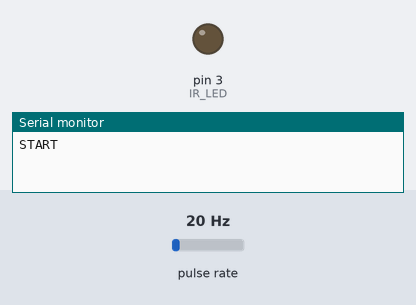
Simulated run of this sketch. Board: Arduino Uno, built with avr-gcc and run on an emulated ATmega328P. On the bench: output pins drawn as LEDs (lit = HIGH), the last lines printed to the serial monitor. Wiring (inferred from the names in the program): pulse sensor: data pin 2. The test bench sets the inputs (shaded band); at power-on: pulse rate 20 Hz.

Above: at 0.5 s.
At 4.5 s:
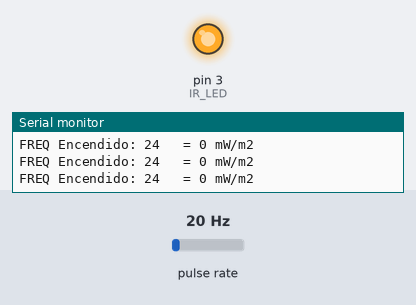
Timing chart, 0 to 18.7 s (numbered marks = the images above):
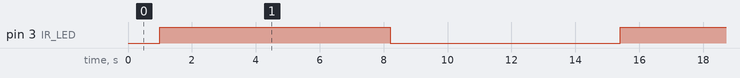

Measured:
- by itself, pin 3 (IR_LED): alternates HIGH for 7.2 s and LOW for 7.2 s

The sketch:

prueba2.ino
```cpp
#define TSL_FREQ  2
#define IR_LED    3

volatile unsigned long cnt = 0;
unsigned long oldcnt = 0;
unsigned long t = 0;
unsigned long last;
boolean flag = true;
int contador = 0;
float suma = 0;
long low = 1000000, high = 0;
float mediaEncendido = 0, mediaApagado = 0;
unsigned long MediaTotal = 0,NTU = 0;
float NTU_final = 0, MediaTotal_final=0;

#define n_muestras 6


void irq1()
{
  cnt++;
}

///////////////////////////////////////////////////////////////////
//
// SETUP
//
void setup()
{
  Serial.begin(115200);
  Serial.println("START");
  pinMode(TSL_FREQ, INPUT);
  pinMode(IR_LED, OUTPUT);
  attachInterrupt(0, irq1, RISING);
}

///////////////////////////////////////////////////////////////////
//
// MAIN LOOP
//
void loop()
{

  //Medidas con el LED encendido
  if ((millis() - last >= 1000)&flag==true)
  {
    digitalWrite(IR_LED, HIGH); //Encender el LED
    delay(200);
    last = millis();
    t = cnt;
    unsigned long hz = t - oldcnt; //Calculo del numero de muestras en 1 seg
    Serial.print("FREQ Encendido: ");
    Serial.print(hz);
    Serial.print("\t = ");
    Serial.print((hz+50)/100);
    Serial.println(" mW/m2");
    if(hz > high){
        high = hz;
      }
     if(hz < low){
        low = hz;
     }
    oldcnt = t;
    suma += hz;
    contador++;
    if (contador==n_muestras){
      suma -= (low +high);
      mediaEncendido = ((suma/(contador-2))+50)/100; //Conversion a potencia y media
      flag = false;
      Serial.print("Media Encendido: ");
      Serial.print(mediaEncendido);
      Serial.println(" mW/m2");
      contador = 0;
      suma = 0;
      low = 1000000;
      high = 0;
    }
    //Medidas con el LED apagado
  }else if((millis() - last >= 1000)&(flag==false)){
    digitalWrite(IR_LED, LOW); //Apagar el LED
    delay(200);
    last = millis();
    t = cnt;
    unsigned long hz = t - oldcnt; //Calculo del numero de muestras en 1 seg
    Serial.print("FREQ Apagado: ");
    Serial.print(hz);
    Serial.print("\t = ");
    Serial.print((hz+50)/100);
    Serial.println(" mW/m2");
    if(hz > high){
        high = hz;
      }
      if(hz < low){
        low = hz;
      }
    suma += hz;
    oldcnt = t;
    contador++;
    if (contador==n_muestras){
      suma -= (low +high);
      mediaApagado = ((suma/(contador-2))+50)/100; //Conversion a potencia y media
      flag = true;
      Serial.print("Media Apagado: ");
      Serial.print(mediaApagado);  // +50 == rounding last digit
      Serial.println(" mW/m2");
      contador=0;
      suma=0;
      low = 1000000;
      high = 0;
      MediaTotal = mediaEncendido-mediaApagado;
      MediaTotal_final = MediaTotal*10000;
      //Calculo de las rectas

      if(MediaTotal > 109700)        {NTU = 15961*MediaTotal-16017900;}
      else if(MediaTotal > 99200)    {NTU = 9542*MediaTotal-8972800;}
      else                           {NTU = 3093*MediaTotal-2576300;}

      NTU_final = NTU/10000;
      Serial.print("NTU = ");
      Serial.println(NTU_final);
    }

  }


}
// END OF FILE
```
